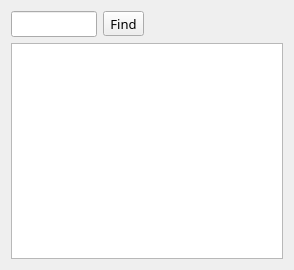
<?xml version="1.0" encoding="UTF-8"?>
<ui version="4.0">
 <class>ApplesoftFileViewer</class>
 <widget class="FileViewerInterface" name="ApplesoftFileViewer">
  <property name="geometry">
   <rect>
    <x>0</x>
    <y>0</y>
    <width>294</width>
    <height>270</height>
   </rect>
  </property>
  <property name="font">
   <font>
    <family>Courier 10 Pitch</family>
    <pointsize>10</pointsize>
   </font>
  </property>
  <property name="windowTitle">
   <string>Form</string>
  </property>
  <layout class="QGridLayout" name="gridLayout">
   <item row="0" column="0">
    <layout class="QHBoxLayout" name="horizontalLayout_2" stretch="1,1">
     <item>
      <layout class="QHBoxLayout" name="horizontalLayout">
       <item>
        <widget class="QLineEdit" name="findText">
         <property name="clearButtonEnabled">
          <bool>false</bool>
         </property>
        </widget>
       </item>
       <item>
        <widget class="QToolButton" name="findButton">
         <property name="text">
          <string>Find</string>
         </property>
        </widget>
       </item>
      </layout>
     </item>
     <item>
      <widget class="QLabel" name="findResults">
       <property name="text">
        <string/>
       </property>
      </widget>
     </item>
    </layout>
   </item>
   <item row="1" column="0">
    <widget class="QTextBrowser" name="textArea">
     <property name="acceptDrops">
      <bool>false</bool>
     </property>
    </widget>
   </item>
  </layout>
 </widget>
 <customwidgets>
  <customwidget>
   <class>FileViewerInterface</class>
   <extends>QWidget</extends>
   <header>ViewerBase.h</header>
   <container>1</container>
  </customwidget>
 </customwidgets>
 <resources/>
 <connections/>
</ui>
